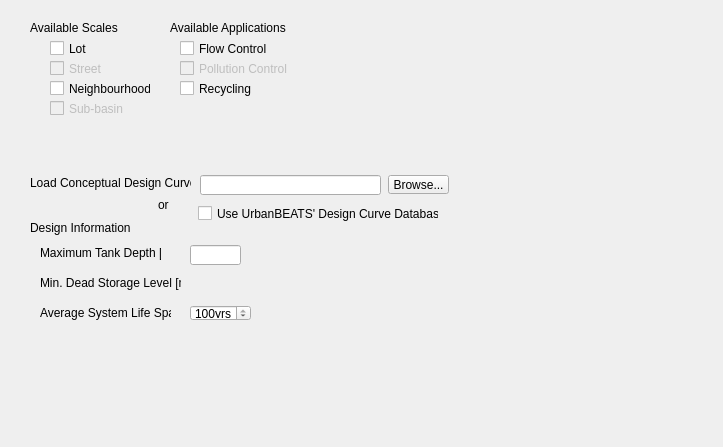
            <widget class="QWidget" name="scrollAreaWidgetContents_15">
             <property name="geometry">
              <rect>
               <x>0</x>
               <y>0</y>
               <width>723</width>
               <height>447</height>
              </rect>
             </property>
             <widget class="QLabel" name="RT_maxdepth_lbl">
              <property name="geometry">
               <rect>
                <x>40</x>
                <y>245</y>
                <width>121</width>
                <height>16</height>
               </rect>
              </property>
              <property name="whatsThis">
               <string>Depth of the filter media in the system. If infiltrating through sidewalls, larger depth will give greater infiltration.</string>
              </property>
              <property name="text">
               <string>Maximum Tank Depth [m]</string>
              </property>
             </widget>
             <widget class="QCheckBox" name="RTdesignUB_box">
              <property name="geometry">
               <rect>
                <x>198</x>
                <y>205</y>
                <width>241</width>
                <height>17</height>
               </rect>
              </property>
              <property name="text">
               <string>Use UrbanBEATS' Design Curve Database</string>
              </property>
             </widget>
             <widget class="QLabel" name="RTavglifelbl">
              <property name="geometry">
               <rect>
                <x>40</x>
                <y>305</y>
                <width>131</width>
                <height>16</height>
               </rect>
              </property>
              <property name="text">
               <string>Average System Life Span</string>
              </property>
             </widget>
             <widget class="QCheckBox" name="RTpurp_flood_box">
              <property name="geometry">
               <rect>
                <x>180</x>
                <y>40</y>
                <width>121</width>
                <height>17</height>
               </rect>
              </property>
              <property name="text">
               <string>Flow Control</string>
              </property>
             </widget>
             <widget class="QLineEdit" name="RT_maxdepth_box">
              <property name="geometry">
               <rect>
                <x>190</x>
                <y>245</y>
                <width>51</width>
                <height>20</height>
               </rect>
              </property>
             </widget>
             <widget class="QLabel" name="RTscale_lbl">
              <property name="geometry">
               <rect>
                <x>30</x>
                <y>20</y>
                <width>101</width>
                <height>16</height>
               </rect>
              </property>
              <property name="text">
               <string>Available Scales</string>
              </property>
             </widget>
             <widget class="QCheckBox" name="RTpurp_recyc_box">
              <property name="geometry">
               <rect>
                <x>180</x>
                <y>80</y>
                <width>101</width>
                <height>17</height>
               </rect>
              </property>
              <property name="text">
               <string>Recycling</string>
              </property>
             </widget>
             <widget class="QToolButton" name="RTdesigncurve_browse">
              <property name="enabled">
               <bool>true</bool>
              </property>
              <property name="geometry">
               <rect>
                <x>388</x>
                <y>175</y>
                <width>61</width>
                <height>19</height>
               </rect>
              </property>
              <property name="text">
               <string>Browse...</string>
              </property>
             </widget>
             <widget class="QCheckBox" name="RTscale_lot_box">
              <property name="geometry">
               <rect>
                <x>50</x>
                <y>40</y>
                <width>70</width>
                <height>17</height>
               </rect>
              </property>
              <property name="text">
               <string>Lot</string>
              </property>
             </widget>
             <widget class="QLabel" name="RTdesigncurve_lbl">
              <property name="geometry">
               <rect>
                <x>30</x>
                <y>175</y>
                <width>161</width>
                <height>16</height>
               </rect>
              </property>
              <property name="text">
               <string>Load Conceptual Design Curves</string>
              </property>
             </widget>
             <widget class="QLabel" name="RT_mindead_lbl">
              <property name="geometry">
               <rect>
                <x>40</x>
                <y>275</y>
                <width>141</width>
                <height>16</height>
               </rect>
              </property>
              <property name="whatsThis">
               <string>Depth of the filter media in the system. If infiltrating through sidewalls, larger depth will give greater infiltration.</string>
              </property>
              <property name="text">
               <string>Min. Dead Storage Level [m]</string>
              </property>
             </widget>
             <widget class="QLabel" name="RTpurp_lbl">
              <property name="geometry">
               <rect>
                <x>170</x>
                <y>20</y>
                <width>141</width>
                <height>16</height>
               </rect>
              </property>
              <property name="text">
               <string>Available Applications</string>
              </property>
             </widget>
             <widget class="QCheckBox" name="RTscale_neighb_box">
              <property name="enabled">
               <bool>true</bool>
              </property>
              <property name="geometry">
               <rect>
                <x>50</x>
                <y>80</y>
                <width>101</width>
                <height>17</height>
               </rect>
              </property>
              <property name="text">
               <string>Neighbourhood</string>
              </property>
             </widget>
             <widget class="QLabel" name="RTdesigncurve_lbl2">
              <property name="geometry">
               <rect>
                <x>158</x>
                <y>195</y>
                <width>21</width>
                <height>20</height>
               </rect>
              </property>
              <property name="text">
               <string>or</string>
              </property>
             </widget>
             <widget class="QCheckBox" name="RTscale_street_box">
              <property name="enabled">
               <bool>false</bool>
              </property>
              <property name="geometry">
               <rect>
                <x>50</x>
                <y>60</y>
                <width>70</width>
                <height>17</height>
               </rect>
              </property>
              <property name="text">
               <string>Street</string>
              </property>
             </widget>
             <widget class="QCheckBox" name="RTpurp_treat_box">
              <property name="enabled">
               <bool>false</bool>
              </property>
              <property name="geometry">
               <rect>
                <x>180</x>
                <y>60</y>
                <width>121</width>
                <height>17</height>
               </rect>
              </property>
              <property name="text">
               <string>Pollution Control</string>
              </property>
             </widget>
             <widget class="QSpinBox" name="RTavglifespin">
              <property name="geometry">
               <rect>
                <x>190</x>
                <y>305</y>
                <width>61</width>
                <height>16</height>
               </rect>
              </property>
              <property name="suffix">
               <string>yrs</string>
              </property>
              <property name="minimum">
               <number>5</number>
              </property>
              <property name="maximum">
               <number>100</number>
              </property>
              <property name="singleStep">
               <number>5</number>
              </property>
              <property name="value">
               <number>100</number>
              </property>
             </widget>
             <widget class="QLineEdit" name="RTdesigncurve_pathbox">
              <property name="geometry">
               <rect>
                <x>200</x>
                <y>175</y>
                <width>181</width>
                <height>20</height>
               </rect>
              </property>
             </widget>
             <widget class="QLabel" name="RTdesigninfo_lbl">
              <property name="geometry">
               <rect>
                <x>30</x>
                <y>220</y>
                <width>161</width>
                <height>16</height>
               </rect>
              </property>
              <property name="text">
               <string>Design Information</string>
              </property>
             </widget>
             <widget class="QCheckBox" name="RTscale_city_box">
              <property name="enabled">
               <bool>false</bool>
              </property>
              <property name="geometry">
               <rect>
                <x>50</x>
                <y>100</y>
                <width>101</width>
                <height>17</height>
               </rect>
              </property>
              <property name="text">
               <string>Sub-basin</string>
              </property>
             </widget>
            </widget>
